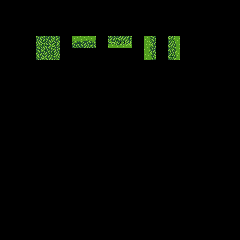

Rendered tile map (Tiled .tmx) drawn with the repository's tilesets; below, a short description and the full map source, tile grids included:
An orthogonal 20x20 tile map with 12x12 px tiles, 3 tile layers (regions, input_BG, output_BG).

<map version="1.2" tiledversion="1.2.1" orientation="orthogonal" renderorder="right-down" width="20" height="20" tilewidth="12" tileheight="12" infinite="0" nextlayerid="4" nextobjectid="1">
 <properties>
  <property name="NoOverlappingRules" type="bool" value="true" />
 </properties>
 <tileset firstgid="1" name="overworld(day)-Master" tilewidth="12" tileheight="12" tilecount="1296" columns="36">
  <image source="../../image/overworld(day)-Master.png" width="432" height="432" />
 </tileset>
 <layer id="1" name="regions" width="20" height="20">
  <data encoding="csv">
0,0,0,0,0,0,0,0,0,0,0,0,0,0,0,0,0,0,0,0,
0,0,0,0,0,0,0,0,0,0,0,0,0,0,0,0,0,0,0,0,
0,0,0,0,0,0,0,0,0,0,0,0,0,0,0,0,0,0,0,0,
0,0,0,161,161,0,161,161,0,161,161,0,161,0,161,0,0,0,0,0,
0,0,0,161,161,0,0,0,0,0,0,0,161,0,161,0,0,0,0,0,
0,0,0,0,0,0,0,0,0,0,0,0,0,0,0,0,0,0,0,0,
0,0,0,0,0,0,0,0,0,0,0,0,0,0,0,0,0,0,0,0,
0,0,0,0,0,0,0,0,0,0,0,0,0,0,0,0,0,0,0,0,
0,0,0,0,0,0,0,0,0,0,0,0,0,0,0,0,0,0,0,0,
0,0,0,0,0,0,0,0,0,0,0,0,0,0,0,0,0,0,0,0,
0,0,0,0,0,0,0,0,0,0,0,0,0,0,0,0,0,0,0,0,
0,0,0,0,0,0,0,0,0,0,0,0,0,0,0,0,0,0,0,0,
0,0,0,0,0,0,0,0,0,0,0,0,0,0,0,0,0,0,0,0,
0,0,0,0,0,0,0,0,0,0,0,0,0,0,0,0,0,0,0,0,
0,0,0,0,0,0,0,0,0,0,0,0,0,0,0,0,0,0,0,0,
0,0,0,0,0,0,0,0,0,0,0,0,0,0,0,0,0,0,0,0,
0,0,0,0,0,0,0,0,0,0,0,0,0,0,0,0,0,0,0,0,
0,0,0,0,0,0,0,0,0,0,0,0,0,0,0,0,0,0,0,0,
0,0,0,0,0,0,0,0,0,0,0,0,0,0,0,0,0,0,0,0,
0,0,0,0,0,0,0,0,0,0,0,0,0,0,0,0,0,0,0,0
</data>
 </layer>
 <layer id="2" name="input_BG" width="20" height="20">
  <data encoding="csv">
0,0,0,0,0,0,0,0,0,0,0,0,0,0,0,0,0,0,0,0,
0,0,0,0,0,0,0,0,0,0,0,0,0,0,0,0,0,0,0,0,
0,0,0,0,0,0,0,0,0,0,0,0,0,0,0,0,0,0,0,0,
0,0,0,221,221,0,218,218,0,326,326,0,253,0,256,0,0,0,0,0,
0,0,0,221,221,0,0,0,0,0,0,0,253,0,256,0,0,0,0,0,
0,0,0,0,0,0,0,0,0,0,0,0,0,0,0,0,0,0,0,0,
0,0,0,0,0,0,0,0,0,0,0,0,0,0,0,0,0,0,0,0,
0,0,0,0,0,0,0,0,0,0,0,0,0,0,0,0,0,0,0,0,
0,0,0,0,0,0,0,0,0,0,0,0,0,0,0,0,0,0,0,0,
0,0,0,0,0,0,0,0,0,0,0,0,0,0,0,0,0,0,0,0,
0,0,0,0,0,0,0,0,0,0,0,0,0,0,0,0,0,0,0,0,
0,0,0,0,0,0,0,0,0,0,0,0,0,0,0,0,0,0,0,0,
0,0,0,0,0,0,0,0,0,0,0,0,0,0,0,0,0,0,0,0,
0,0,0,0,0,0,0,0,0,0,0,0,0,0,0,0,0,0,0,0,
0,0,0,0,0,0,0,0,0,0,0,0,0,0,0,0,0,0,0,0,
0,0,0,0,0,0,0,0,0,0,0,0,0,0,0,0,0,0,0,0,
0,0,0,0,0,0,0,0,0,0,0,0,0,0,0,0,0,0,0,0,
0,0,0,0,0,0,0,0,0,0,0,0,0,0,0,0,0,0,0,0,
0,0,0,0,0,0,0,0,0,0,0,0,0,0,0,0,0,0,0,0,
0,0,0,0,0,0,0,0,0,0,0,0,0,0,0,0,0,0,0,0
</data>
 </layer>
 <layer id="3" name="output_BG" width="20" height="20">
  <data encoding="csv">
0,0,0,0,0,0,0,0,0,0,0,0,0,0,0,0,0,0,0,0,
0,0,0,0,0,0,0,0,0,0,0,0,0,0,0,0,0,0,0,0,
0,0,0,0,0,0,0,0,0,0,0,0,0,0,0,0,0,0,0,0,
0,0,0,221,222,0,218,219,0,326,327,0,253,0,256,0,0,0,0,0,
0,0,0,257,258,0,0,0,0,0,0,0,289,0,292,0,0,0,0,0,
0,0,0,0,0,0,0,0,0,0,0,0,0,0,0,0,0,0,0,0,
0,0,0,0,0,0,0,0,0,0,0,0,0,0,0,0,0,0,0,0,
0,0,0,0,0,0,0,0,0,0,0,0,0,0,0,0,0,0,0,0,
0,0,0,0,0,0,0,0,0,0,0,0,0,0,0,0,0,0,0,0,
0,0,0,0,0,0,0,0,0,0,0,0,0,0,0,0,0,0,0,0,
0,0,0,0,0,0,0,0,0,0,0,0,0,0,0,0,0,0,0,0,
0,0,0,0,0,0,0,0,0,0,0,0,0,0,0,0,0,0,0,0,
0,0,0,0,0,0,0,0,0,0,0,0,0,0,0,0,0,0,0,0,
0,0,0,0,0,0,0,0,0,0,0,0,0,0,0,0,0,0,0,0,
0,0,0,0,0,0,0,0,0,0,0,0,0,0,0,0,0,0,0,0,
0,0,0,0,0,0,0,0,0,0,0,0,0,0,0,0,0,0,0,0,
0,0,0,0,0,0,0,0,0,0,0,0,0,0,0,0,0,0,0,0,
0,0,0,0,0,0,0,0,0,0,0,0,0,0,0,0,0,0,0,0,
0,0,0,0,0,0,0,0,0,0,0,0,0,0,0,0,0,0,0,0,
0,0,0,0,0,0,0,0,0,0,0,0,0,0,0,0,0,0,0,0
</data>
 </layer>
</map>